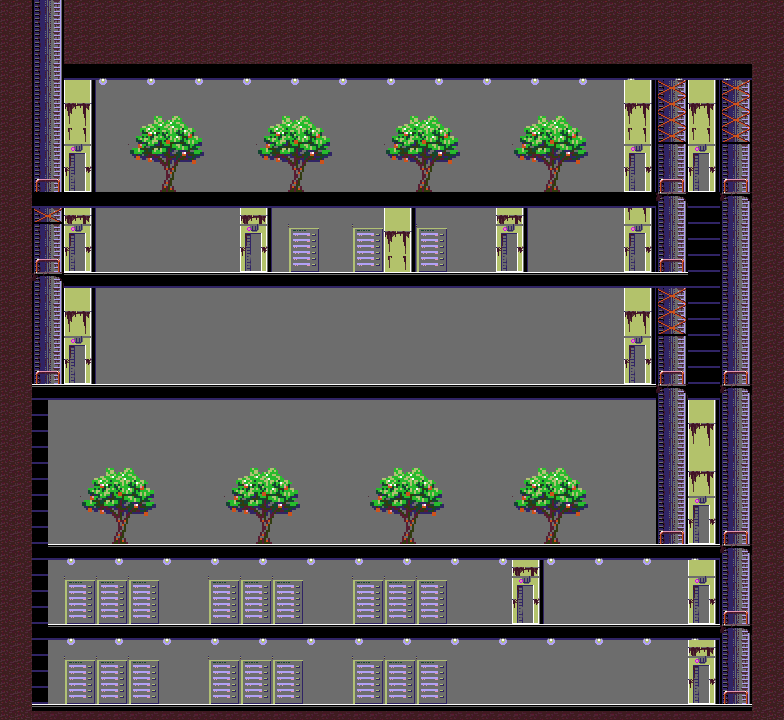

A 2D game scene composited from a Tiled map and its tileset images. What follows is a short description and the map's XML, with each tile layer's data collapsed to a summary:
An orthogonal 49x45 tile map with 16x16 px tiles, 3 tile layers (Background 1, Background 2, Foreground), 2 hidden layers not drawn, 2 tilesets.

<map version="1.0" orientation="orthogonal" width="49" height="45" tilewidth="16" tileheight="16">
 <properties>
  <property name="music" value="lightlessdawn.ogg" />
 </properties>
 <tileset firstgid="1" source="controlset.tsx" />
 <tileset firstgid="1905" name="level0" tilewidth="16" tileheight="16">
  <image source="../tilesets/level0.png" width="256" height="128" />
  <tile id="16">
   <properties>
    <property name="walkSound" value="step.wav" />
   </properties>
  </tile>
  <tile id="17">
   <properties>
    <property name="walkSound" value="step.wav" />
   </properties>
  </tile>
  <tile id="18">
   <properties>
    <property name="walkSound" value="step.wav" />
   </properties>
  </tile>
  <tile id="19">
   <properties>
    <property name="walkSound" value="step.wav" />
   </properties>
  </tile>
  <tile id="20">
   <properties>
    <property name="walkSound" value="step.wav" />
   </properties>
  </tile>
 </tileset>
 <layer name="Background 1" width="49" height="45">
  <data>[2205 cells, 2205 non-empty, 23 distinct tile ids]</data>
 </layer>
 <layer name="Background 2" width="49" height="45">
  <data>[2205 cells, 213 non-empty, 40 distinct tile ids]</data>
 </layer>
 <layer name="Foreground" width="49" height="45">
  <data>[2205 cells, 554 non-empty, 38 distinct tile ids]</data>
 </layer>
 <layer name="Elevators" width="49" height="45" visible="0">
  <properties>
   <property name="visible" value="false" />
  </properties>
  <data>[2205 cells, 158 non-empty, 5 distinct tile ids]</data>
 </layer>
 <layer name="Control" width="49" height="45" visible="0" opacity="0.97">
  <properties>
   <property name="visible" value="false" />
  </properties>
  <data>[2205 cells, 473 non-empty, 5 distinct tile ids]</data>
 </layer>
</map>
